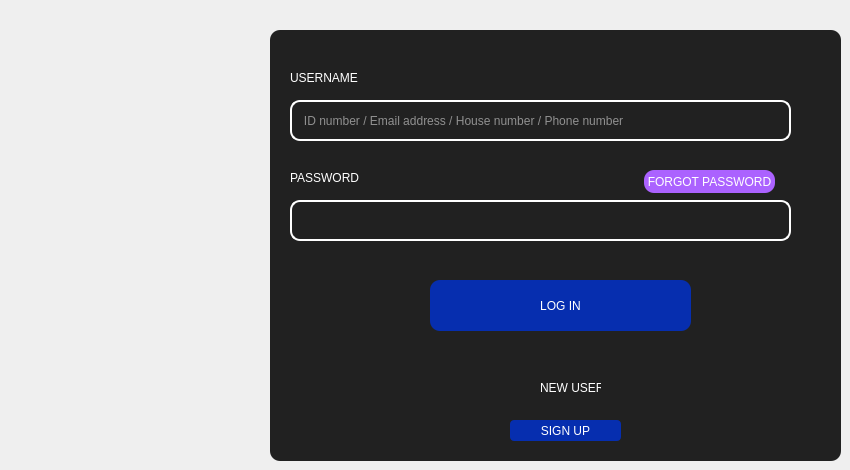
   <widget class="QWidget" name="PageLogin">
    <property name="styleSheet">
     <string notr="true">QPushButton:hover{
backgroundr:white;

}</string>
    </property>
    <widget class="QLabel" name="label">
     <property name="geometry">
      <rect>
       <x>270</x>
       <y>30</y>
       <width>571</width>
       <height>431</height>
      </rect>
     </property>
     <property name="styleSheet">
      <string notr="true">border-radius: 10px;
background-color: rgb(33, 33, 33)</string>
     </property>
     <property name="text">
      <string/>
     </property>
    </widget>
    <widget class="QLabel" name="label_2">
     <property name="geometry">
      <rect>
       <x>290</x>
       <y>70</y>
       <width>191</width>
       <height>16</height>
      </rect>
     </property>
     <property name="styleSheet">
      <string notr="true">background-color: rgb(33, 33, 33);
color: rgb(255, 255, 255);</string>
     </property>
     <property name="text">
      <string>USERNAME</string>
     </property>
    </widget>
    <widget class="QLabel" name="label_3">
     <property name="geometry">
      <rect>
       <x>290</x>
       <y>170</y>
       <width>71</width>
       <height>16</height>
      </rect>
     </property>
     <property name="styleSheet">
      <string notr="true">background-color: rgb(33, 33, 33);
color: rgb(255, 255, 255);</string>
     </property>
     <property name="text">
      <string>PASSWORD</string>
     </property>
    </widget>
    <widget class="QLabel" name="label_5">
     <property name="geometry">
      <rect>
       <x>540</x>
       <y>380</y>
       <width>61</width>
       <height>16</height>
      </rect>
     </property>
     <property name="styleSheet">
      <string notr="true">background-color: rgb(33, 33, 33);
color: rgb(255, 255, 255);</string>
     </property>
     <property name="text">
      <string>NEW USER?</string>
     </property>
    </widget>
    <widget class="QLineEdit" name="led_LoginPage_Username">
     <property name="geometry">
      <rect>
       <x>290</x>
       <y>100</y>
       <width>501</width>
       <height>41</height>
      </rect>
     </property>
     <property name="styleSheet">
      <string notr="true">background-color: rgb(33, 33, 33);
color: rgb(255, 255, 255);

border: 2px solid white;
border-radius: 10px;</string>
     </property>
     <property name="placeholderText">
      <string>   ID number / Email address / House number / Phone number</string>
     </property>
    </widget>
    <widget class="QLineEdit" name="led_LoginPage_Password">
     <property name="geometry">
      <rect>
       <x>290</x>
       <y>200</y>
       <width>501</width>
       <height>41</height>
      </rect>
     </property>
     <property name="styleSheet">
      <string notr="true">background-color: rgb(33, 33, 33);
color: rgb(255, 255, 255);

border: 2px solid rgb(255, 255, 255);
border-radius: 10px;
</string>
     </property>
    </widget>
    <widget class="QPushButton" name="btn_LoginPage_Login">
     <property name="geometry">
      <rect>
       <x>430</x>
       <y>280</y>
       <width>261</width>
       <height>51</height>
      </rect>
     </property>
     <property name="styleSheet">
      <string notr="true">QPushButton{
color: rgb(255, 255, 255);
background-color: rgb(6, 46, 175);
border-radius: 10px
}

QPushButton:hover{
backgroundr:white;

}
</string>
     </property>
     <property name="text">
      <string>LOG IN</string>
     </property>
     <property name="shortcut">
      <string>Return</string>
     </property>
    </widget>
    <widget class="QPushButton" name="btn_LoginPage_ForgotPassword">
     <property name="geometry">
      <rect>
       <x>644</x>
       <y>170</y>
       <width>131</width>
       <height>23</height>
      </rect>
     </property>
     <property name="styleSheet">
      <string notr="true">color:rgb(255, 255, 255);
background-color: rgb(171, 98, 255);
border-radius:10px
</string>
     </property>
     <property name="text">
      <string>FORGOT PASSWORD</string>
     </property>
    </widget>
    <widget class="QPushButton" name="btn_LoginPage_SignUp">
     <property name="geometry">
      <rect>
       <x>510</x>
       <y>420</y>
       <width>111</width>
       <height>21</height>
      </rect>
     </property>
     <property name="styleSheet">
      <string notr="true">color: rgb(255, 255, 255);
background-color: rgb(6, 46, 175);
border-radius: 4px</string>
     </property>
     <property name="text">
      <string>SIGN UP</string>
     </property>
    </widget>
    <widget class="QLabel" name="lbl_pageLogin_username">
     <property name="geometry">
      <rect>
       <x>300</x>
       <y>140</y>
       <width>191</width>
       <height>16</height>
      </rect>
     </property>
     <property name="styleSheet">
      <string notr="true">background-color: rgb(33, 33, 33);
color: rgb(255, 26, 10)</string>
     </property>
     <property name="text">
      <string/>
     </property>
    </widget>
    <widget class="QLabel" name="lbl_pageLogin_password">
     <property name="geometry">
      <rect>
       <x>300</x>
       <y>240</y>
       <width>191</width>
       <height>16</height>
      </rect>
     </property>
     <property name="styleSheet">
      <string notr="true">background-color: rgb(33, 33, 33);
color: rgb(255, 26, 10)</string>
     </property>
     <property name="text">
      <string/>
     </property>
    </widget>
    <zorder>label</zorder>
    <zorder>label_2</zorder>
    <zorder>label_3</zorder>
    <zorder>label_5</zorder>
    <zorder>btn_LoginPage_Login</zorder>
    <zorder>btn_LoginPage_ForgotPassword</zorder>
    <zorder>btn_LoginPage_SignUp</zorder>
    <zorder>lbl_pageLogin_username</zorder>
    <zorder>led_LoginPage_Username</zorder>
    <zorder>lbl_pageLogin_password</zorder>
    <zorder>led_LoginPage_Password</zorder>
   </widget>
